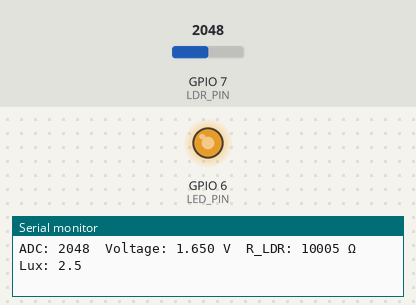
The sketch below on a simulated ESP32-S3. Parts: output pins drawn as LEDs (lit = HIGH), the last lines printed to the serial monitor. Inputs (shaded band) come from the test bench; at power-on: GPIO 7 (LDR_PIN) = 2048.

Above: at 1.3 s.
1.4 s: GPIO 7 (LDR_PIN) set to 1029
2.9 s: GPIO 7 (LDR_PIN) set to 948
At 4.1 s:
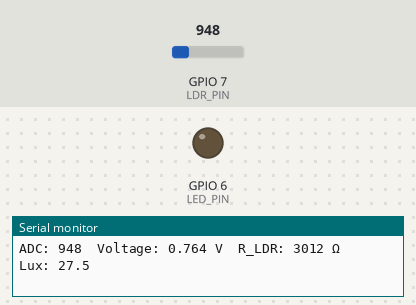
4.5 s: GPIO 7 (LDR_PIN) set to 1228
At 5.3 s:
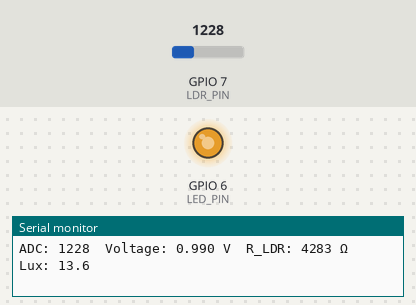
6.0 s: GPIO 7 (LDR_PIN) set to 491
At 6.5 s:
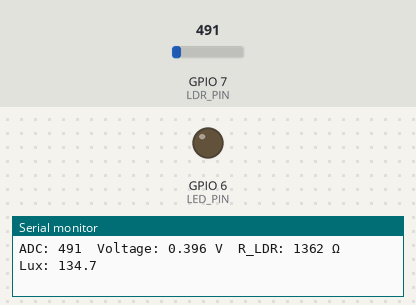
Timing chart, 0 to 8.5 s (numbered marks = the images above; inputs shaded):
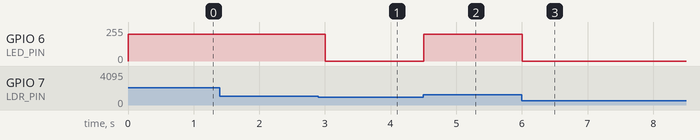

The sketch:

LightSensor_Lux_example.ino
```cpp
/*******************************************************
 * ESP32 LDR with Lux-Based LED Control
 *******************************************************/

const int LED_PIN = 6;      // LED GPIO
const int LDR_PIN = 7;      // ADC pin

// LDR characteristics (typical)
const float GAMMA = 0.5;          // LDR gamma
const float R_REF = 5e3;          // LDR resistance at reference lux (ohms)
const float LUX_REF = 10.0;       // Reference lux

const float VCC = 3.3;            // ESP32 supply voltage
const float R_FIXED = 10e3;       // Fixed resistor in voltage divider (ohms)

void setup() {
    Serial.begin(115200);
    ledcAttach(LED_PIN, 5000, 8);
    Serial.println("ESP32 LDR Lux Test");
}

void loop() {
    // Read ADC value (0–4095)
    int adc = analogRead(LDR_PIN);

    // Convert ADC to voltage
    float voltage = (adc / 4095.0) * VCC;

    // Calculate LDR resistance
    float rLDR = R_FIXED * voltage / (VCC - voltage);

    // Convert resistance to lux
    float lux = LUX_REF * pow(R_REF / rLDR, 1.0 / GAMMA);

    // Print values for monitoring
    Serial.print("ADC: "); Serial.print(adc);
    Serial.print("\tVoltage: "); Serial.print(voltage, 3);
    Serial.print(" V\tR_LDR: "); Serial.print(rLDR, 0);
    Serial.print(" Ω\tLux: "); Serial.println(lux, 1);

    // LED logic based on lux
    if (lux < 25.0) {          // Dark threshold (adjustable)
      ledcWrite(LED_PIN, 200);   // LED ON
    } else {
      ledcWrite(LED_PIN, 0);    // LED OFF
    }

    delay(500);
}
```

Measured:
- the behaviour switches between 984 and 983 on GPIO 7 (LDR_PIN) (found by bisection; images 0 and 1)
- after the input at 2.9 s, GPIO 6 (LED_PIN): 199/255 → 0/255 after 0.10 s
- after the input at 4.5 s, GPIO 6 (LED_PIN): 0/255 → 199/255 at once
- after the input at 6.0 s, GPIO 6 (LED_PIN): 199/255 → 0/255 at once
